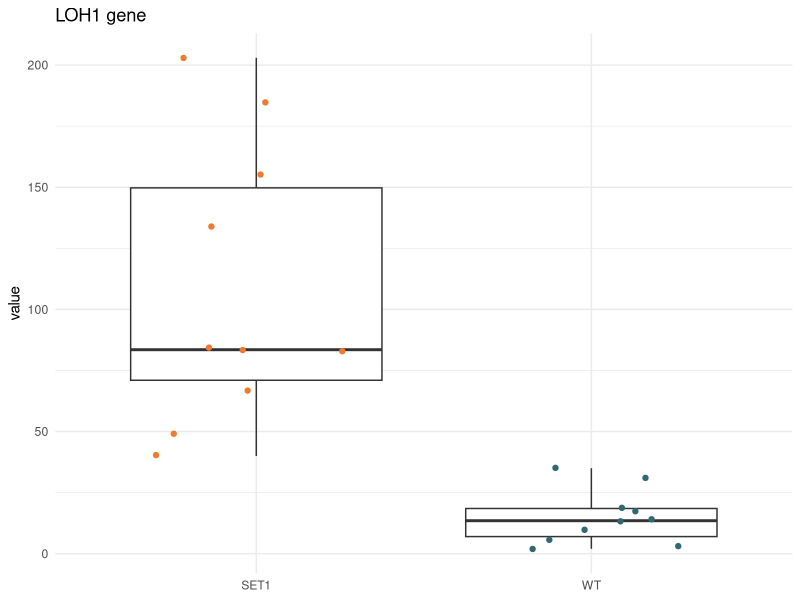
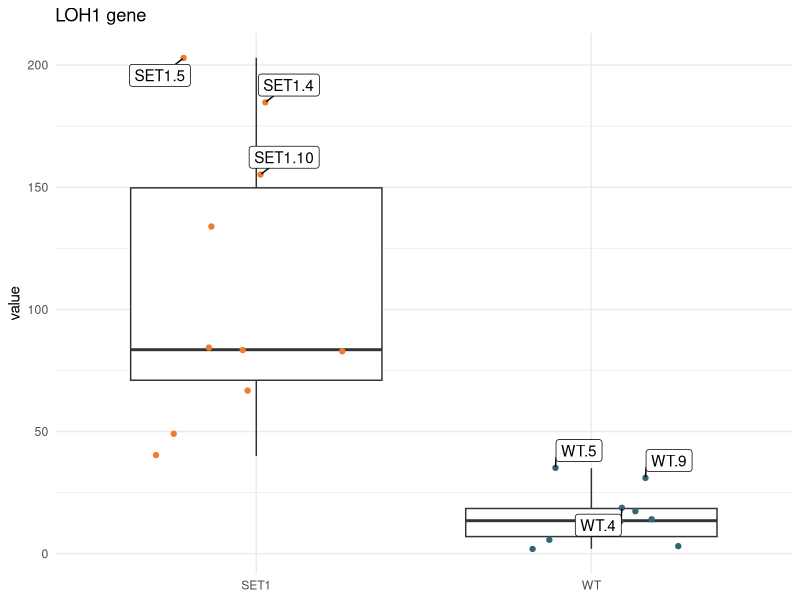
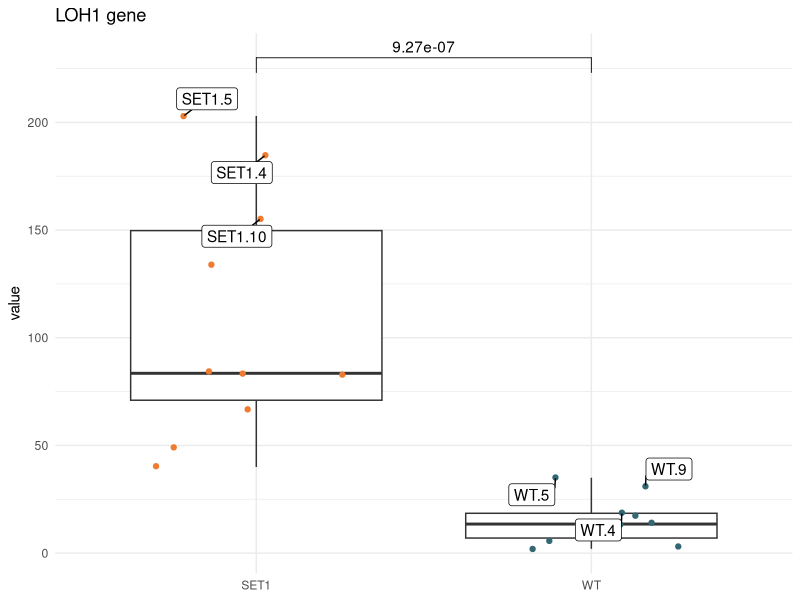
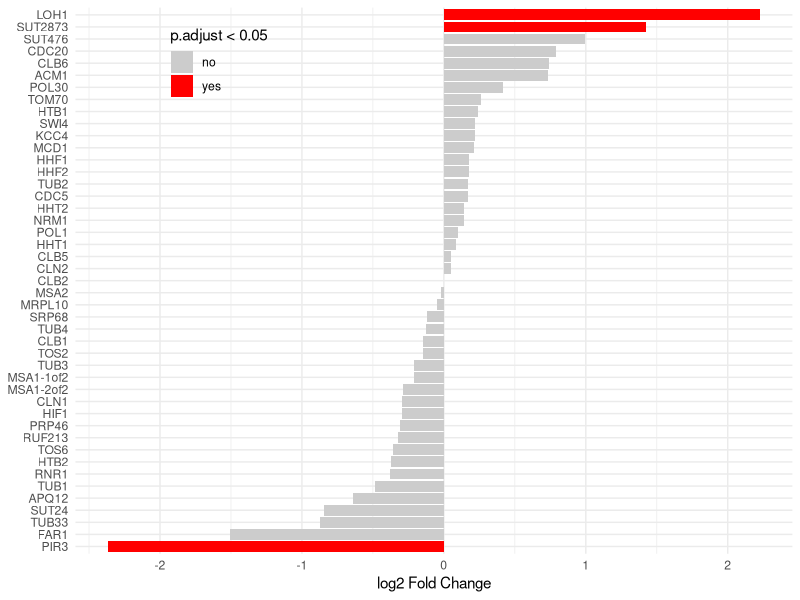
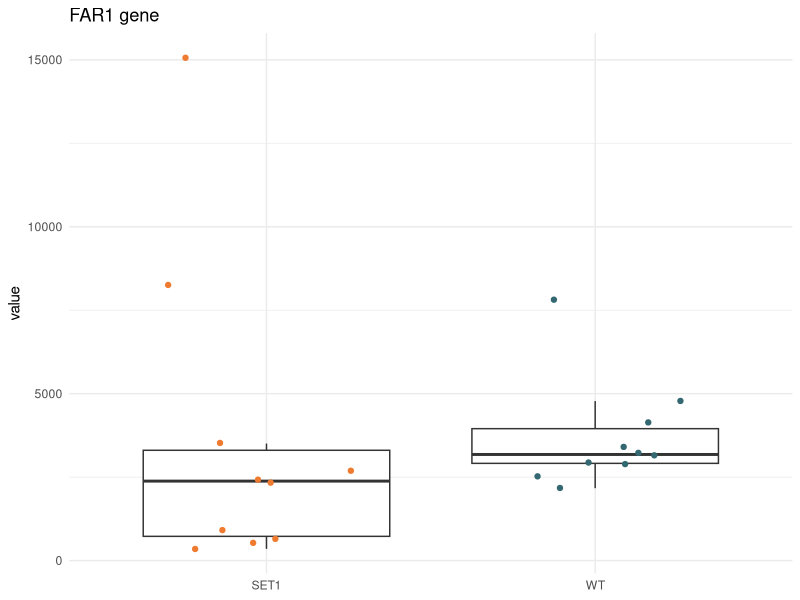
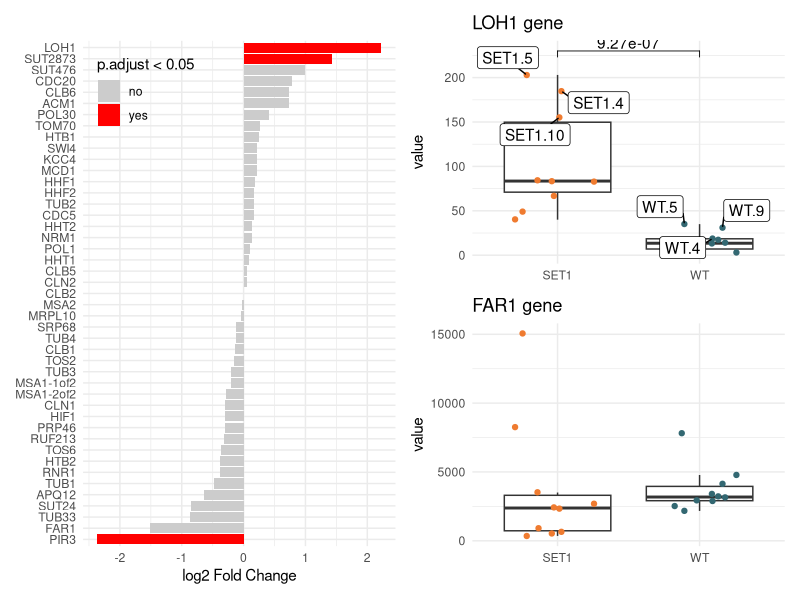
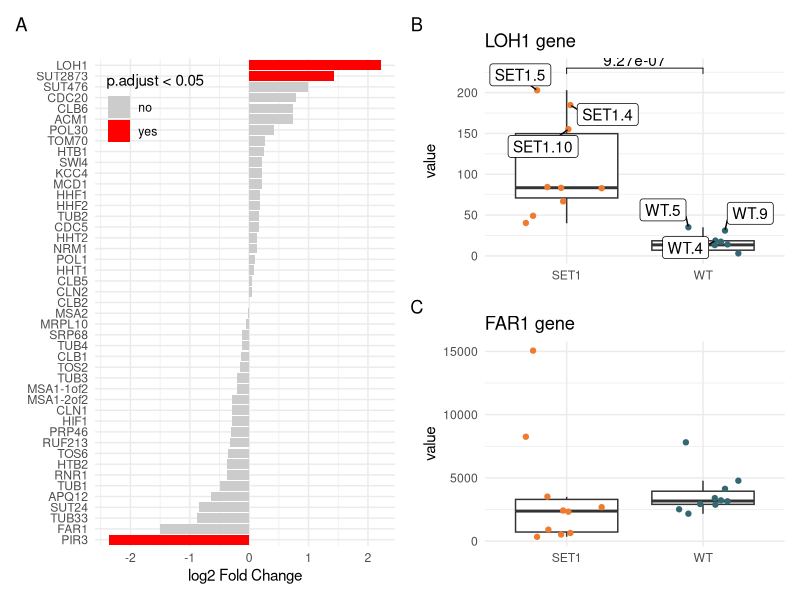

These charts were generated, in order, by the following R code:
## ---- chunk 1
library(tidyverse)

de_res <- read_csv("../exos_data/toy_DEanalysis.csv")
counts <- read_csv("../exos_data/read-counts.csv")
## ---- chunk 2
theme_set(theme_minimal())
colors <- c("WT" = "#336872", "SET1" = "#EF7B30")
## ---- chunk 3
# find the top up-regulated gene
filter(de_res, log2FoldChange > 0) |>
  arrange(padj)

the_gene <- "LOH1"

# extract expression data and reshape for boxplot
df_plot <- filter(counts, Feature == the_gene) |>
  select(contains(names(colors)), -contains("RRP6")) |>
  pivot_longer(everything()) |>
  mutate(group = sub("(.*)\\.[0-9]+", "\\1", name)) # use regular expression, ?sub
df_plot

# you can also use the extract() function instead of sub() and mutate()
filter(counts, Feature == the_gene) |>
  select(contains(names(colors)), -contains("RRP6")) |>
  pivot_longer(everything()) |>
  extract(col = name, into = "group", regex = "(.*)\\.[0-9]+", remove = FALSE)

# or first pivot then filter wanted groups
filter(counts, Feature == the_gene) |>
  pivot_longer(!Feature) |> # pivot except the 1st column
  mutate(group = sub("(.*)\\.[0-9]+", "\\1", name)) |> # use regular expression
  filter(group %in% names(colors))


# draw the plot
p <- ggplot(df_plot, aes(x = group, y = value)) +
  geom_boxplot(outlier.shape = NA) +
  geom_point(
    aes(color = group),
    position = position_jitter(width = 0.3, seed = 8)
  ) +
  scale_color_manual(values = colors) +
  labs(x = NULL, title = paste(the_gene, "gene")) +
  theme(legend.position = "none")
p
## ---- chunk 4
# E.g.: rank sample based on values by group
df_plot |>
  group_by(group) |>
  mutate(val_rank = rank(value))

# label the top 3 expressed samples in each group
df_plot <- df_plot |>
  group_by(group) |>
  mutate(
    val_rank = rank(value),
    label = ifelse(val_rank <= 3, name, NA)
  )

# or without creating the intermediate column
df_plot <- df_plot |>
  group_by(group) |>
  mutate(label = ifelse(rank(desc(value)) <= 3, name, NA))

# or use the combination of slice_head() and pull() to extract the top 3 per group,
# then create the new column based on it.
to_label <- df_plot |>
  group_by(group) |>
  arrange(desc(value)) |>
  slice_head(n = 3) |>
  pull(name)
to_label
df_plot <- df_plot |>
  mutate(label = if_else(name %in% to_label, name, NA))

# redo the figure with the updated data frame and add labels
p_label <- ggplot(df_plot, aes(x = group, y = value)) +
  geom_boxplot(outlier.shape = NA) +
  geom_point(
    aes(color = group),
    position = position_jitter(width = 0.3, seed = 8)
  ) +
  scale_color_manual(values = colors) +
  labs(x = NULL, title = paste(the_gene, "gene")) +
  theme(legend.position = "none") +
  ggrepel::geom_label_repel(
    aes(label = label),
    position = position_jitter(width = 0.3, seed = 8),
    min.segment.length = 0
  )
p_label
## ---- chunk 5
library(ggpubr)

pvalue_df <- data.frame(
  group1 = "WT",
  group2 = "SET1",
  p.adj = signif(de_res$padj[de_res$gene_name == the_gene], digits = 3), # The p-value you want to display
  y.position = 230 # The y-coordinate where the annotation will be placed
)

p_signif <- p_label +
  stat_pvalue_manual(data = pvalue_df)
p_signif

## ---- chunk 6
#| fig-height: 7

de_res <- de_res |>
  arrange(log2FoldChange) |>
  mutate(
    significant = ifelse(padj < 0.05, "yes", "no"),
    gene_name_fct = factor(gene_name, levels = gene_name)
  )

p_lfc <- ggplot(
  de_res,
  aes(x = log2FoldChange, y = gene_name_fct, fill = significant)
) +
  geom_col() +
  scale_fill_manual(values = c("no" = "grey80", "yes" = "red")) +
  labs(x = "log2 Fold Change", y = NULL, fill = "p.adjust < 0.05") +
  theme(legend.position = "inside", legend.position.inside = c(0.2, 0.9))
p_lfc
## ---- chunk 7
draw_boxplot <- function(
  df_counts = counts,
  the_gene,
  colors = c("WT" = "#336872", "SET1" = "#EF7B30")
) {
  df_plot <- filter(df_counts, Feature == the_gene) |>
    select(contains(names(colors)), -contains("RRP6")) |>
    pivot_longer(everything()) |>
    mutate(group = sub("(.*)\\.([0-9]+)", "\\1", name))

  p <- ggplot(df_plot, aes(x = group, y = value)) +
    geom_boxplot(outlier.shape = NA) +
    geom_point(
      aes(color = group),
      position = position_jitter(width = 0.3, seed = 8)
    ) +
    scale_color_manual(values = colors) +
    labs(x = NULL, title = paste(the_gene, "gene")) +
    theme(legend.position = "none")

    return(p)
}

p2 <- draw_boxplot(df_counts = counts, the_gene = "FAR1")
p2
## ---- chunk 8
#| fig-height: 7
#| fig-width: 10

library(patchwork)

p_lfc | p_signif / p2 

## ---- chunk 9
#| fig-height: 7
#| fig-width: 10

wrap_plots(p_lfc, p_signif, p2, design = "12\n13") +
  plot_annotation(tag_level = "A")
